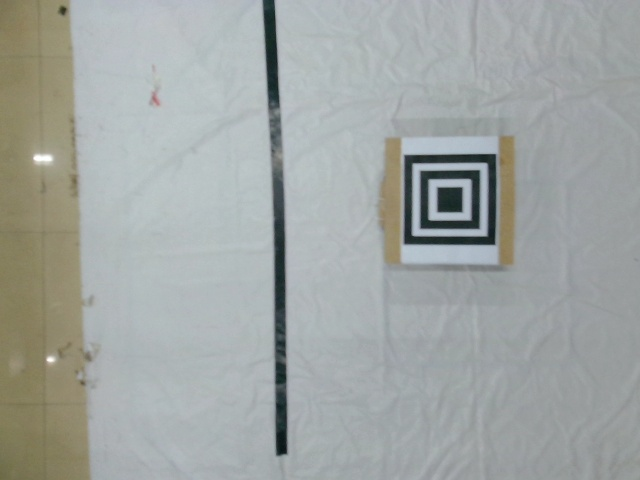
#> input picture picture/1563045960/origpic/10.jpg, 640 x 480 px, given in place of the camera
$ python road.py
#> lines starting #> are read from the running program, lines starting #| are printed output that depends on the picture; after the words box and inside, x2 and y2 are one past the last pixel; in counts of white or black regions, pixels touching at a corner belong together; long printed decimals are rounded
#> further down, frame is the input picture: shape (480, 640, 3); mean B, G, R 163.3, 165.6, 160.6
# -*- coding:utf-8 -*-
#
# 检测道路
#

import cv2
import numpy as np
import time
import math

# 定位道路交点
# [53 lines left out: function locCross, not called in this run]

#检测垂直方向的路，返回道路中心线
def detect_road(img):
    result = np.copy(img)
    # detect lines on image
    gray = cv2.cvtColor(img, cv2.COLOR_BGR2GRAY)
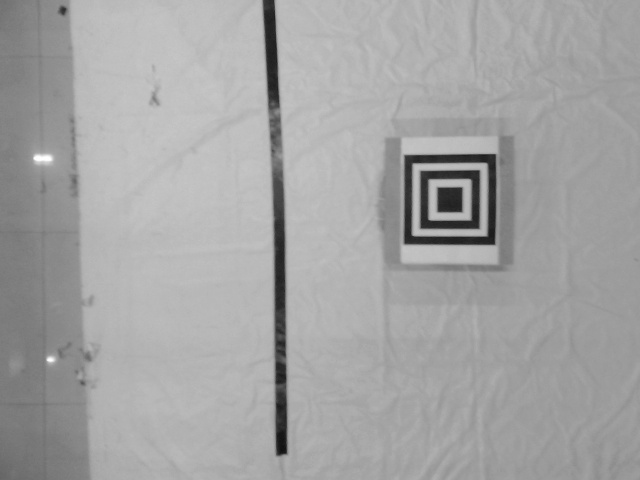
#> gray: shape (480, 640); min 16, max 255, mean 163.9
    edges = cv2.Canny(gray, 100, 150, apertureSize=3)
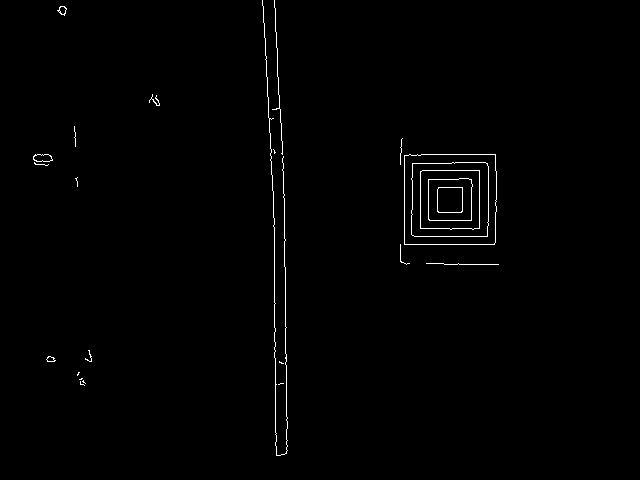
#> edges: shape (480, 640); 0.81% white in thin lines or dots, all inside (x1, y1, x2, y2) = (33, 0, 499, 456)
    lines_tem = cv2.HoughLines(edges, 1, np.pi / 180, 125)
#> lines_tem = [[-262, 3.09], [-280, 3.12], [-268, 3.12], [274, 0]]
    # return values,the angle and x bias of line
    # and the x and y bias of corner if it exists
    lines = None
    if lines_tem is not None:
        # opencv3.1
        lines = lines_tem[:, 0, :]
#> lines has the same summary as lines_tem
        # opencv2.4
        # lines = lines_tem[0,:,:] #
    angle_all = []
    line_angle = None
    x_bias = None
    if (lines is not None) and len(lines) > 0:
        line_v1 = []
        line_v2 = []
        line_h1 = []
        line_h2 = []
        for line in lines:
            rho = line[0]
            theta = line[1]
            if (theta < (np.pi / 4.0)) or (theta > (3. * np.pi / 4.0)):
                pt1 = (int(rho / np.cos(theta)), 0)
                pt2 = (int((rho - result.shape[0] * np.sin(theta)) / np.cos(theta)), result.shape[0])
                cv2.line(result, pt1, pt2, (255, 0, 0), 1)
                line_v1.append(pt1)
                line_v2.append(pt2)
                theta = theta * 180 / np.pi
                theta = theta if theta < 90 else theta - 180
                angle_all.append(theta)
            else:
                pt1 = (0, int(rho / np.sin(theta)))
                pt2 = (result.shape[1], int((rho - result.shape[1] * np.cos(theta)) / np.sin(theta)))
                cv2.line(result, pt1, pt2, (0, 0, 255), 1)
                line_h1.append(pt1)
                line_h2.append(pt2)
#> this loop made 4 passes
#> (line, rho, theta, pt1, pt2) on passes 1 to 3: ([-262, 3.09], -262, -3, (262, 0), (287, 480)), ([-280, 3.12], -280, -1, (280, 0), (288, 480)), ([-268, 3.12], -268, -1, (268, 0), (276, 480))
#> (rho, theta, pt2) on pass 4: (274, 0, (274, 480))
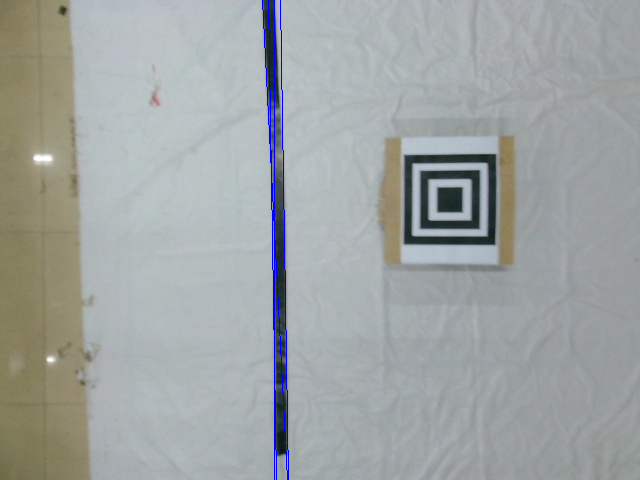
#> result: shape (480, 640, 3); 0.59% of pixels changed, all inside (x1, y1, x2, y2) = (262, 0, 289, 480)
#> after the loop, angle_all = [-3, -1, -1, 0]; line_h1 = []; line_h2 = []; line_v1 = [(262, 0), (280, 0), (268, 0), (274, 0)]; line_v2 = [(287, 480), (288, 480), (276, 480), (274, 480)]
        # if detected certical lines are more 1,we think road has been detected
        if len(line_v1) > 1:
            xs1 = [pt[0] for pt in line_v1]
#> xs1 = [262, 280, 268, 274]
            ys1 = [pt[1] for pt in line_v1]
#> ys1 = [0, 0, 0, 0]
            x1 = int(np.mean(xs1))
#> x1 = 271
            y1 = int(np.mean(ys1))
#> y1 = 0
            xs2 = [pt[0] for pt in line_v2]
#> xs2 = [287, 288, 276, 274]
            ys2 = [pt[1] for pt in line_v2]
#> ys2 = [480, 480, 480, 480]
            x2 = int(np.mean(xs2))
#> x2 = 281
            y2 = int(np.mean(ys2))
#> y2 = 480
            cv2.line(result, (x1, y1), (x2, y2), (0, 255, 0), 4)
            #compute the center of line
            center_x = int((x1 + x2) / 2)
#> center_x = 276
            cv2.circle(result, (int(result.shape[1] / 2), int(result.shape[0] / 2)), 3, (0, 0, 255), 2)
#> result: shape (480, 640, 3); mean B, G, R 163.3, 166.4, 159.6
            cv2.line(result, (int(result.shape[1] / 2), int(result.shape[0] / 2)), (center_x, int(result.shape[0] / 2)),
                     (0, 0, 255), 2)
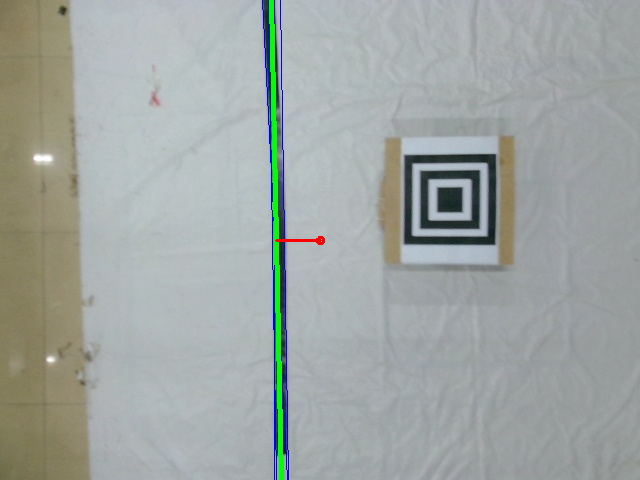
#> result: shape (480, 640, 3); mean B, G, R 163.2, 166.3, 159.7
            x_bias = center_x - result.shape[1] / 2
#> x_bias = -44
            line_angle = np.mean(angle_all)
#> line_angle = -1.25
    return result, line_angle, x_bias

if __name__=='__main__':
    capture = cv2.VideoCapture(0)
    # cv2.namedWindow('input_image', cv2.WINDOW_AUTOSIZE)
    while(1):
        ret, frame = capture.read()
        result, line_angle, x_bias = detect_road(frame)
#> line_angle = -1.25; x_bias = -44
        # cv2.imshow('input_image', result)
        print(line_angle, x_bias)
#| -1.250 -44.0
        # if cv2.waitKey(100) & 0xFF == ord('q'):
        #     break
        # cv2.destroyAllWindows()

$ run again, on picture/1563045960/origpic/100.jpg
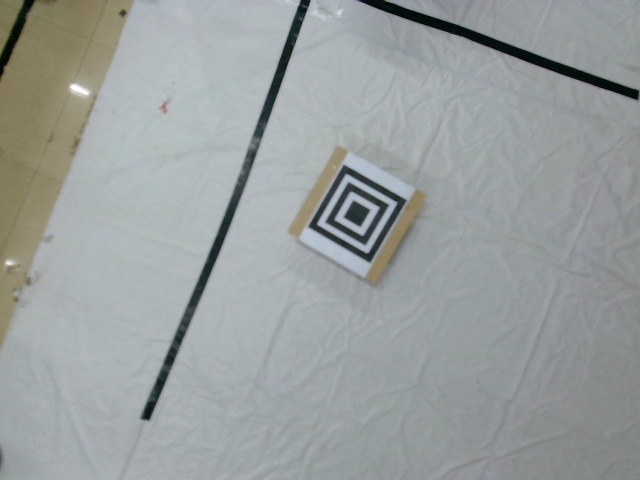
#> input picture picture/1563045960/origpic/100.jpg, 640 x 480 px, given in place of the camera
#> frame is the input picture: shape (480, 640, 3); mean B, G, R 158.5, 158.8, 153.8
#> in detect_road, `edges = cv2.Canny(gray, 100, 150, apertureSize=3)`:
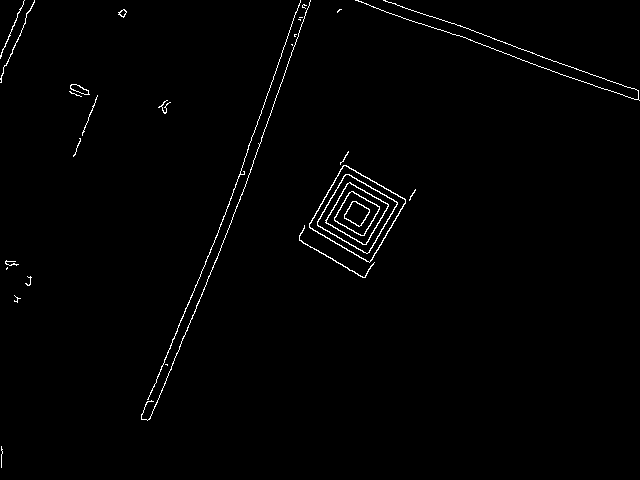
#> edges: shape (480, 640); 1.1% white in thin lines or dots
#> lines_tem = [[283, 0.332], [288, 0.384], [-133, 1.92], [292, 0.401], [292, 0.349], [296, 0.384]]
#> lines has the same summary as lines_tem
#> the loop in detect_road, `for line in lines:` made 6 passes
#> (line, rho, theta, pt1, pt2) on passes 1, 2, 4, 5, 6: ([283, 0.332], 283, 19, (299, 0), (134, 480)), ([288, 0.384], 288, 22, (310, 0), (116, 480)), ([292, 0.401], 292, 23, (317, 0), (113, 480)), ([292, 0.349], 292, 20, (310, 0), (136, 480)), ([296, 0.384], 296, 22, (319, 0), (125, 480))
#> after the loop in detect_road, `for line in lines:`: angle_all = [19, 22, 23, 20, 22]; line_h1 = [(0, -141)]; line_h2 = [(640, 91)]; line_v1 = [(299, 0), (310, 0), (317, 0), (310, 0), (319, 0)]; line_v2 = [(134, 480), (116, 480), (113, 480), (136, 480), (125, 480)]
#> xs1 = [299, 310, 317, 310, 319]
#> ys1 = [0, 0, 0, 0, 0]
#> x1 = 311
#> y1 = 0
#> xs2 = [134, 116, 113, 136, 125]
#> ys2 = [480, 480, 480, 480, 480]
#> x2 = 124
#> y2 = 480
#> center_x = 217
#> in detect_road, `cv2.line(result, (int(result.shape[1] / 2), int(result.shape[0] / 2)),..`:
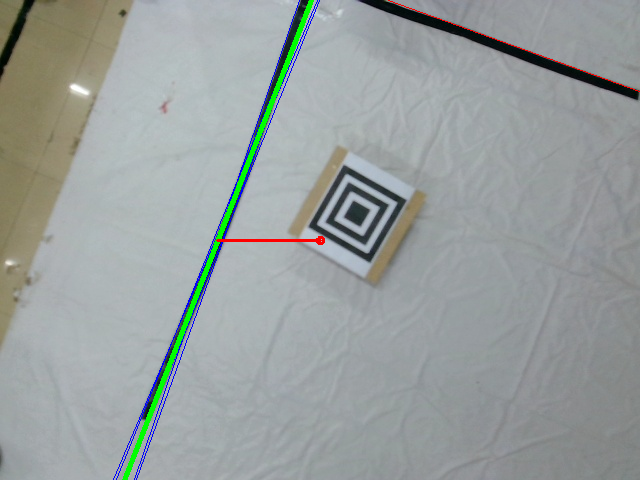
#> result: shape (480, 640, 3); mean B, G, R 158.1, 159.3, 152.7
#> in detect_road, `x_bias = center_x - result.shape[1] / 2`: x_bias = -103
#> in detect_road, `line_angle = np.mean(angle_all)`: line_angle = 21.2
#> `result, line_angle, x_bias = detect_road(frame)`: x_bias = -103
#| 21.200 -103.0

$ run again, on picture/1563045960/origpic/104.jpg
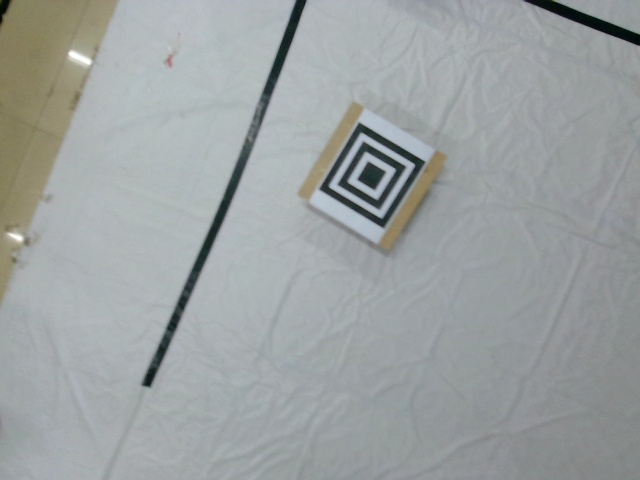
#> input picture picture/1563045960/origpic/104.jpg, 640 x 480 px, given in place of the camera
#> frame is the input picture: shape (480, 640, 3); mean B, G, R 161.5, 161.4, 156.1
#> in detect_road, `edges = cv2.Canny(gray, 100, 150, apertureSize=3)`:
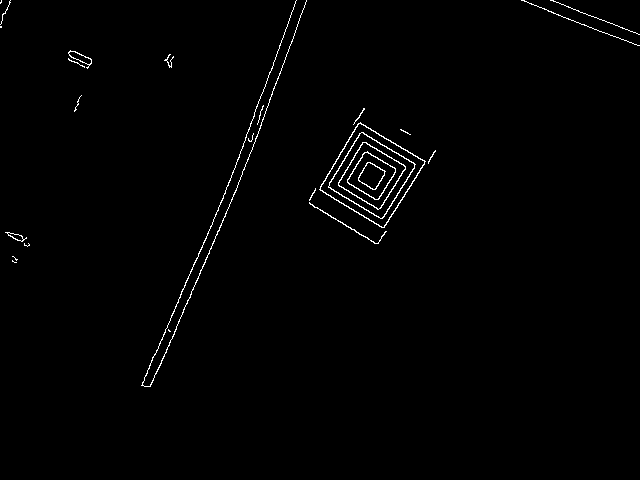
#> edges: shape (480, 640); 0.97% white in thin lines or dots, all inside (x1, y1, x2, y2) = (0, 0, 640, 387)
#> lines_tem = [[278, 0.349], [290, 0.401], [285, 0.419], [281, 0.401]]
#> lines has the same summary as lines_tem
#> the loop in detect_road, `for line in lines:` made 4 passes
#> (line, rho, theta, pt1, pt2) on passes 1 to 4: ([278, 0.349], 278, 20, (295, 0), (121, 480)), ([290, 0.401], 290, 23, (315, 0), (111, 480)), ([285, 0.419], 285, 24, (311, 0), (98, 480)), ([281, 0.401], 281, 23, (305, 0), (101, 480))
#> after the loop in detect_road, `for line in lines:`: angle_all = [20, 23, 24, 23]; line_h1 = []; line_v1 = [(295, 0), (315, 0), (311, 0), (305, 0)]; line_v2 = [(121, 480), (111, 480), (98, 480), (101, 480)]
#> xs1 = [295, 315, 311, 305]
#> ys1 = [0, 0, 0, 0]
#> x1 = 306
#> y1 = 0
#> xs2 = [121, 111, 98, 101]
#> ys2 = [480, 480, 480, 480]
#> x2 = 107
#> y2 = 480
#> center_x = 206
#> in detect_road, `cv2.line(result, (int(result.shape[1] / 2), int(result.shape[0] / 2)),..`:
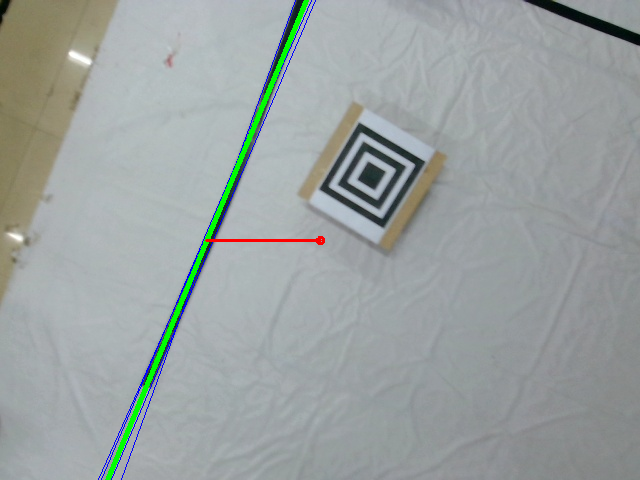
#> result: shape (480, 640, 3); mean B, G, R 161.1, 162, 155
#> in detect_road, `x_bias = center_x - result.shape[1] / 2`: x_bias = -114
#> in detect_road, `line_angle = np.mean(angle_all)`: line_angle = 22.5
#> `result, line_angle, x_bias = detect_road(frame)`: x_bias = -114
#| 22.500 -114.0
